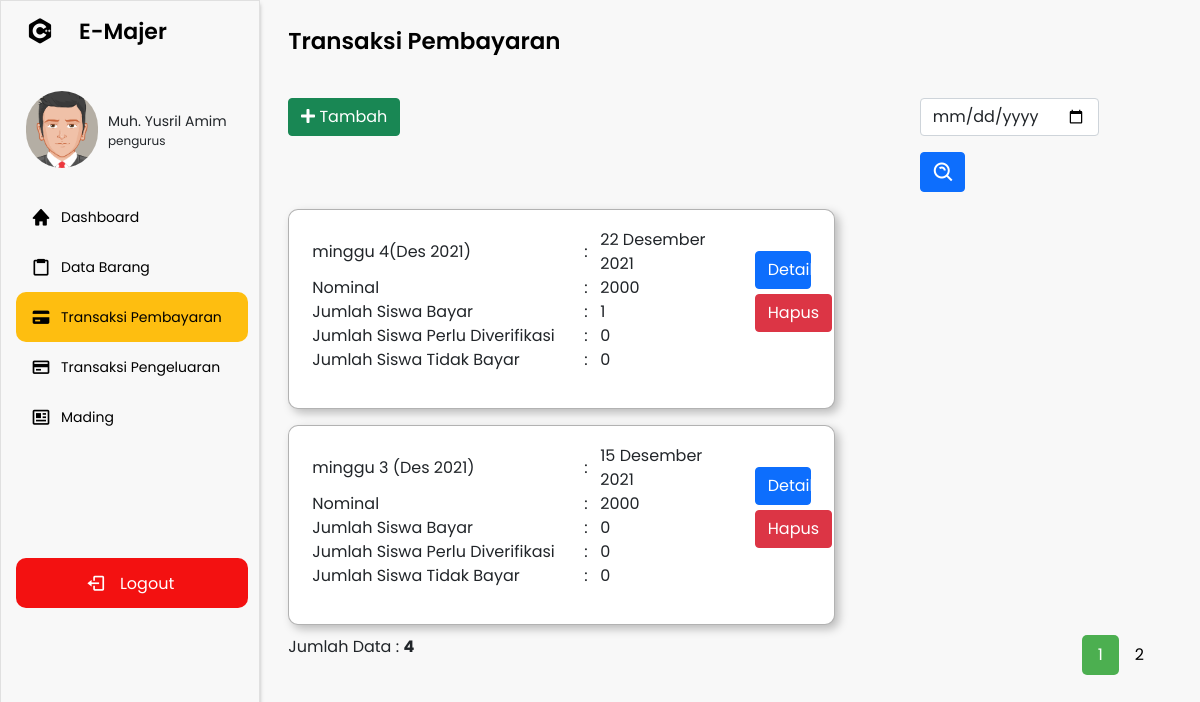
The app's page /navbar.php?p=buku-transaksi (signed in) with its own data.
### tables this page shows
CREATE TABLE `akun` (
  `id_akun` varchar(15) NOT NULL,
  `nama` varchar(50) NOT NULL,
  `email` varchar(50) NOT NULL,
  `username` varchar(50) NOT NULL,
  `password` varchar(50) NOT NULL,
  `id_kelas` varchar(15) NOT NULL,
  `id_level` int(11) NOT NULL
);

CREATE TABLE `level` (
  `id_level` int(11) NOT NULL,
  `nama_level` varchar(50) NOT NULL
);

CREATE TABLE `minggu` (
  `id_minggu` int(11) NOT NULL,
  `nominal` int(11) NOT NULL,
  `keterangan` varchar(20) NOT NULL,
  `tanggal` date NOT NULL,
  `id_kelas` varchar(20) NOT NULL
);

CREATE TABLE `transaksi_detail` (
  `id_transaksi_detail` int(11) NOT NULL,
  `id_transaksi` int(11) NOT NULL,
  `id_minggu` int(11) NOT NULL
);

### proses/date.php (called while the page is built)
<?php
function convertDateDBtoIndo($string)
{
    $bulanIndo = ['', 'Januari', 'Februari', 'Maret', 'April', 'Mei', 'Juni', 'Juli', 'Agustus', 'September', 'Oktober', 'November', 'Desember'];
    $tanggal = explode("-", $string)[2];
    $bulan = explode("-", $string)[1];
    $tahun = explode("-", $string)[0];
    return $tanggal . " " . $bulanIndo[abs($bulan)] . " " . $tahun;
}

### pages/buku-transaksi.php (the view, shortened to what this page needs)
<?php include 'proses/date.php'; ?>
<section class="home-section">
    <div class="home-content">
        <span class="text">Transaksi Pembayaran</span>
    </div>
    <div class="content">
        <div class="row" style="width:97%;">
            <div class="col-md-8">
                <?php if ($level == 1) { ?>
                    <button type="button" class="btn btn-success" data-bs-toggle="modal" data-bs-target="#staticBackdrop">
                        <i class="fas fa-plus"></i> Tambah
                    </button>
                <?php } ?>
            </div>
            <div class="col-md-4">
                <form class="row g-3" style="margin-left:12.5%; margin-bottom:-15px;" method="POST">
                    <div class="col-auto">
                        <input type="date" name="tanggal" class="form-control" id="inputPassword2">
                    </div>
                    <div class="col-auto">
                        <button type="submit" class="btn btn-primary mb-3" name="btn-cari" style="height: 40px; padding-top:8px; width:45px; padding-left:11px;"><i class='bx bx-search-alt fs-4'></i></button>
                    </div>
                </form>
            </div>
        </div>
        <?php
        $batas = 2;
        extract($_GET);
        if (empty($hal)) {
            $posisi = 0;
            $hal = 1;
        } else {
            $posisi = ($hal - 1) * $batas;
            $nomor = $posisi + 1;
        }
        if ($_SERVER['REQUEST_METHOD'] == "POST") {
            $tanggal = trim(mysqli_real_escape_string($koneksi, $_POST['tanggal']));
            if ($tanggal != "") {
                $query = "SELECT * FROM minggu WHERE id_kelas = '$kelas' AND tanggal LIKE '%$tanggal%'  ORDER BY tanggal DESC LIMIT $posisi, $batas ";
                $queryJml = "SELECT * FROM minggu WHERE id_kelas = '$kelas' AND tanggal LIKE '%$tanggal%'  ORDER BY tanggal DESC";
                $no = $posisi * 1;
            } else {
                $query = "SELECT * FROM minggu WHERE id_kelas = '$kelas' ORDER BY tanggal DESC LIMIT $posisi, $batas";
                $queryJml = "SELECT * FROM minggu WHERE id_kelas = '$kelas' ORDER BY tanggal DESC";
                $no = $posisi * 1;
            }
        } else {
            $query = "SELECT * FROM minggu WHERE id_kelas = '$kelas' ORDER BY tanggal DESC LIMIT $posisi, $batas";
            $queryJml = "SELECT * FROM minggu WHERE id_kelas = '$kelas' ORDER BY tanggal DESC";
        }
        $q_tampil_transaksi = mysqli_query($koneksi, $query);
        if (mysqli_num_rows($q_tampil_transaksi) > 0) {
            while ($row = mysqli_fetch_array($q_tampil_transaksi)) {
        ?>
                <div class="buku-transaksi">
                    <div class="row">
                        <div class="col-10">
                            <table>
                                <tr>
                                    <td><?= $row['keterangan'] ?></td>
                                    <td>:</td>
                                    <td><?php
                                        $tanggal = $row['tanggal'];
                                        echo convertDateDBtoIndo($tanggal) ?></td>
                                </tr>
                                <tr>
                                    <td>Nominal</td>
                                    <td>:</td>
                                    <td><?= $row['nominal']; ?></td>
                                </tr>
                                <tr>
                                    <td>Jumlah Siswa Bayar</td>
                                    <td>:</td>
                                    <td><?php
                                        $id_minggu = $row['id_minggu'];
                                        $result = mysqli_query($koneksi, "SELECT *, COUNT( * ) AS total FROM transaksi_detail INNER JOIN transaksi ON transaksi_detail.id_transaksi = transaksi.id_transaksi INNER JOIN minggu ON minggu.id_minggu = transaksi_detail.id_minggu WHERE transaksi.id_kelas ='$kelas' AND transaksi.status ='sudah bayar' AND minggu.id_minggu = $id_minggu GROUP BY minggu.tanggal DESC");
                                        if (mysqli_num_rows($result) > 0) {
                                            while ($data = mysqli_fetch_array($result)) {
                                                echo $data['total'];
                                            }
                                        } else {
                                            echo "0";
                                        } ?></td>
                                </tr>
                                <tr>
                                    <td style="width: 17rem;">Jumlah Siswa Perlu Diverifikasi</td>
                                    <td style="width: 1rem;">:</td>
                                    <td><?php
                                        $id_minggu = $row['id_minggu'];
                                        $result = mysqli_query($koneksi, "SELECT *, COUNT( * ) AS total FROM transaksi INNER JOIN transaksi_detail ON transaksi.id_transaksi = transaksi_detail.id_transaksi INNER JOIN minggu ON minggu.id_minggu = transaksi_detail.id_minggu WHERE transaksi.id_kelas ='$kelas' AND transaksi.status ='veirifikasi' AND minggu.id_minggu = $id_minggu GROUP BY minggu.tanggal DESC");
                                        if (mysqli_num_rows($result) > 0) {
                                            while ($data = mysqli_fetch_array($result)) {
                                                echo $data['total'];
                                            }
                                        } else {
                                            echo "0";
                                        } ?></td>
                                </tr>
                                <tr>
                                    <td style="width: 17rem;">Jumlah Siswa Tidak Bayar</td>
                                    <td style="width: 1rem;">:</td>
                                    <td><?php
                                        $id_minggu = $row['id_minggu'];
                                        $result = mysqli_query($koneksi, "SELECT *, COUNT( * ) AS total FROM transaksi INNER JOIN transaksi_detail ON transaksi.id_transaksi = transaksi_detail.id_transaksi INNER JOIN minggu ON minggu.id_minggu = transaksi_detail.id_minggu WHERE transaksi.id_kelas ='$kelas' AND transaksi.status ='belum bayar' AND minggu.id_minggu = $id_minggu GROUP BY minggu.tanggal DESC");
                                        if (mysqli_num_rows($result) > 0) {
                                            while ($data = mysqli_fetch_array($result)) {
                                                echo $data['total'];
                                            }
                                        } else {
                                            echo "0";
                                        } ?></td>
                                </tr>
                            </table>
                        </div>
                        <div class="col-2">
                            <a href="navbar.php?p=pembayaran&minggu=<?php echo $row['id_minggu'] ?>">
                                <div type="button" class="btn btn-primary button" style="width: 85%; margin-bottom:5px; margin-top:3.5vh;">Detail</div>
                            </a>
                            <button type="button" class="btn btn-danger button" onclick="konfirmasi('<?= $row['id_minggu'] ?>')">Hapus</button>
                        </div>
                    </div>
                </div>
        <?php $nomor++;
            }
        } else {
            echo "<p align='center' style='margin-top:2rem; font-weight:bold;'>Data Tidak Ditemukan</p>";
        } ?>
        <?php
        if (isset($_POST['btn-cari'])) {
            if ($_POST['tanggal'] != '') {
                echo "<div style=\"float:left;\">";
                $jml = mysqli_num_rows(mysqli_query($koneksi, $queryJml));
                echo "Data Hasil Pencarian: <b>$jml</b>";
                echo "</div>";
        ?>
                <div class="pagination">
                    <?php
                    $jml_hal = ceil($jml / $batas);
                    for ($i = 1; $i <= $jml_hal; $i++) {
                        if ($i != $hal) {
                            echo "<a href=\"?p=buku-transaksi&hal=$i\">$i</a>";
                        } else {
                            echo "<a class=\"active\">$i</a>";
                        }
                    }
                    ?>
                </div>
            <?php
            } else {
                echo "<meta http-equiv='refresh' content='0; url=navbar.php?p=buku-transaksi'>";
            }
        } else { ?>
            <div style="float: left;">
                <?php
                $jml = mysqli_num_rows(mysqli_query($koneksi, $queryJml));
                echo "Jumlah Data : <b>$jml</b>";
                ?>
            </div>
            <div class="pagination">
                <?php
                $jml_hal = ceil($jml / $batas);
                for ($i = 1; $i <= $jml_hal; $i++) {
                    if ($i != $hal) {
                        echo "<a href=\"?p=buku-transaksi&hal=$i\">$i</a>";
                    } else {
                        echo "<a class=\"active\">$i</a>";
                    }
                }
                ?>
            </div>
        <?php
        }
        ?>
    </div>
</section>

### navbar.php (shortened to what this page needs)
<?php
include 'koneksi.php';
$id = $_SESSION['id_akun'];
$kelas = $_SESSION['id_kelas'];
$level = $_SESSION['id_level'];
$query = "SELECT * FROM akun INNER JOIN kelas ON akun.id_kelas = kelas.id_kelas INNER JOIN level ON akun.id_level = level.id_level INNER JOIN saldo ON kelas.id_kelas = saldo.id_kelas WHERE akun.id_akun = '$id'";
$result = mysqli_query($koneksi, $query);
if (mysqli_num_rows($result) > 0) {
    while ($row = mysqli_fetch_array($result)) {
        $nama = $row['nama'];
?>
        <!DOCTYPE html>
        <html lang="en">
        <head>
            <link rel="stylesheet" href="assets/css/kalender.css">
            <link rel="stylesheet" href="assets/css/style.css">
            <link href="https://cdn.jsdelivr.net/npm/bootstrap@5.0.2/dist/css/bootstrap.min.css" rel="stylesheet">
            <link href='https://unpkg.com/boxicons@2.0.7/css/boxicons.min.css' rel='stylesheet'>
            <link rel="stylesheet" href="https://cdnjs.cloudflare.com/ajax/libs/font-awesome/5.13.0/css/all.min.css">
        </head>
        <body>
            <div class="sidebar">
                <div class="logo-details">
                    <i class='bx bxl-c-plus-plus'></i>
                    <span class="logo_name">E-Majer</span>
                </div>
                <div class="profil-box">
                    <img src="assets/gambar/avatar53.png" alt="">
                    <div class="profil-name">
                        <p class="nama"><?= $nama ?></p>
                        <p class="level"><?= $row['nama_level'] ?></p>
                    </div>
                </div>
                <ul class="nav-links">
                    <li>
                        <div class="li">
                            <a href="navbar.php?p=home">
                                <i class='bx bxs-home'></i>
                                <span class="link_name">Dashboard</span>
                            </a>
                        </div>
                    </li>
                    <li>
                        <div class="li">
                            <a href="navbar.php?p=barang">
                                <i class='bx bx-clipboard'></i>
                                <span class="link_name">Data Barang</span>
                            </a>
                        </div>
                    </li>
                    <li>
                        <div class="li">
                            <?php if ($level == 1) { ?>
                                <a href="navbar.php?p=buku-transaksi">
                                    <i class='bx bxs-credit-card'></i>
                                    <span class="link_name">Transaksi Pembayaran</span>
                                </a>
                            <?php } ?>
                        </div>
                    </li>
                    <li>
                        <div class="li">
                            <?php if ($level == 1) { ?>
                                <a href="navbar.php?p=pengeluaran">
                                    <i class='bx bx-credit-card'></i>
                                    <span class="link_name">Transaksi Pengeluaran</span>
                                </a>
                            <?php } ?>
                        </div>
                    </li>
                    <li>
                        <div class="li">
                            <a href="navbar.php?p=mading">
                                <i class='bx bx-news'></i>
                                <span class="link_name">Mading</span>
                            </a>
                        </div>
                    </li>
                    <li>
                        <div class="logout1">
                            <div class="logout">
                                <i class='bx bx-log-out'></i>
                                <span class="link_name">Logout</span>
                            </div>
                        </div>
                    </li>
                </ul>
            </div>
            <?php
            $pages_dir = 'pages';
            if (!empty($_GET['p'])) {
                $pages = scandir($pages_dir, 0);
                unset($pages[0], $pages[1]);
                $p = $_GET['p'];
                if (in_array($p . '.php', $pages)) {
                    include($pages_dir . '/' . $p . '.php');
                } else {
                    echo 'Halaman Tidak Ditemukan';
                }
            } else {
                include($pages_dir . '/home.php');
            }
            ?>
        </body>
        </html>
<?php }
} ?>

### records on screen
akun: nama "Muh. Yusril Amim", id_level.nama_level "pengurus", jml "4"
minggu: keterangan "minggu 4(Des 2021)", tanggal "22 Desember 2021", nominal "2000"
transaksi_detail: total "1"
minggu: keterangan "minggu 3 (Des 2021)", tanggal "15 Desember 2021", nominal "2000"
